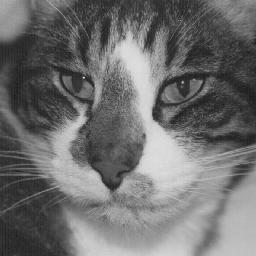
#> input picture immagini/Immagini/dorian.jpg, 256 x 256 px, found by its file name
$ python script5.py
#> lines starting #> are read from the running program, lines starting #| are printed output that depends on the picture
# -*- coding: utf-8 -*-
"""
Created on Tue Mar 11 12:11:14 2025

@author: Davide
"""

import numpy as np
import matplotlib.pyplot as plt
import scipy.ndimage as ndi
import skimage.io as io
plt.close('all')

x = io.imread('dorian.jpg'); # leggiamo il file
#> x is the input picture: shape (256, 256); min 21, max 228, mean 110.6
x = np.float64(x)

xmed = np.mean(x) # media
#> xmed = 110.6
xstd = np.std(x) # deviazione standard
#> xstd = 51.97
var = np.var(x) # varianza = xstd **2
#> var = 2701.2
plt.figure(); plt.imshow(x, clim=[0,255], cmap='gray');

M,N = x.shape
#> M = 256; N = 256
MED = np.zeros((M-2,N-2))
for i in range(M-2):
    for j in range(N-2):
        MED[i,j] = np.mean(x[i:i+3,j:j+3])
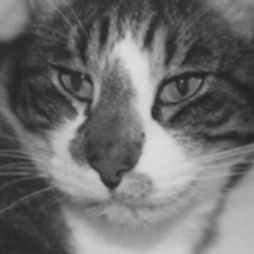
#> MED: shape (254, 254) float64; min 33.56, max 221, mean 110.7

plt.figure(); plt.imshow(MED, clim=[0,255], cmap='gray');

y = ndi.generic_filter(x, np.var, (3,3))
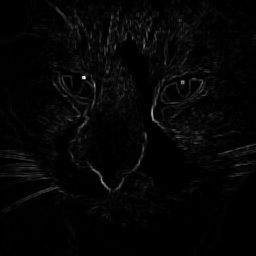
#> y: shape (256, 256) float64; min 0, max 4272.9, mean 92.2; drawn with min black and max white
plt.figure();
plt.subplot(1,2,1); plt.imshow(x, clim=[0,255], cmap='gray');
plt.subplot(1,2,2); plt.imshow(y, clim=None, cmap='gray');
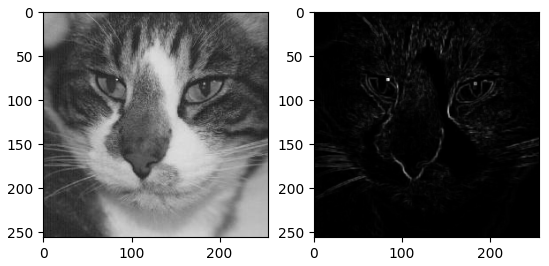
#> figure drawn by matplotlib, 2 panels

$ run again, with immagini/Immagini/bebe.jpg copied over immagini/Immagini/dorian.jpg
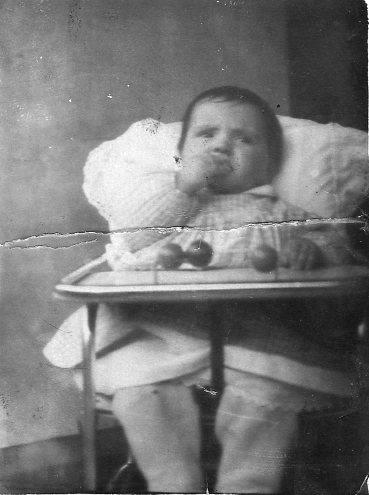
#> input picture immagini/Immagini/bebe.jpg, 369 x 495 px, found by its file name
#> x is the input picture: shape (495, 369); min 0, max 255, mean 119.7
#> xmed = 119.7
#> xstd = 55.38
#> var = 3066.8
#> `y = ndi.generic_filter(x, np.var, (3,3))`:
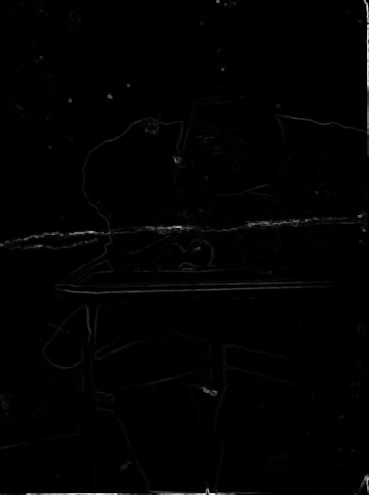
#> y: shape (495, 369) float64; min 0, max 11182.5, mean 101.6; drawn with min black and max white
#> `plt.subplot(1,2,2); plt.imshow(y, clim=None, cmap='gray');`:
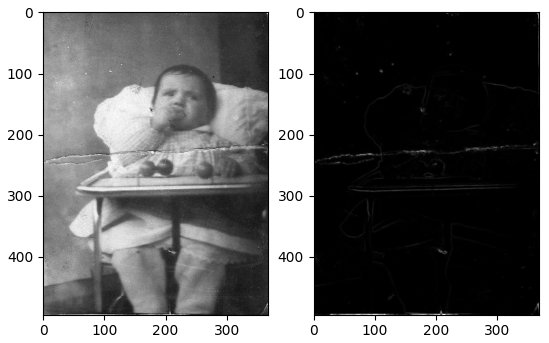
#> figure drawn by matplotlib, 2 panels
